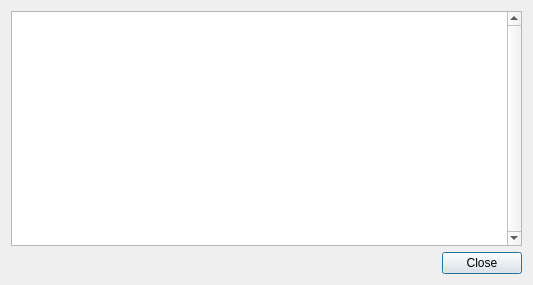
<ui version="4.0" >
 <class>EventHistory</class>
 <widget class="QDialog" name="EventHistory" >
  <property name="geometry" >
   <rect>
    <x>0</x>
    <y>0</y>
    <width>533</width>
    <height>285</height>
   </rect>
  </property>
  <property name="windowTitle" >
   <string>Event history</string>
  </property>
  <layout class="QGridLayout" >
   <item row="0" column="0" colspan="2" >
    <widget class="QTreeView" name="eventListView" >
     <property name="sizePolicy" >
      <sizepolicy vsizetype="Expanding" hsizetype="Expanding" >
       <horstretch>0</horstretch>
       <verstretch>0</verstretch>
      </sizepolicy>
     </property>
     <property name="verticalScrollBarPolicy" >
      <enum>Qt::ScrollBarAlwaysOn</enum>
     </property>
     <property name="selectionMode" >
      <enum>QAbstractItemView::NoSelection</enum>
     </property>
    </widget>
   </item>
   <item row="1" column="0" >
    <spacer>
     <property name="orientation" >
      <enum>Qt::Horizontal</enum>
     </property>
     <property name="sizeHint" >
      <size>
       <width>40</width>
       <height>20</height>
      </size>
     </property>
    </spacer>
   </item>
   <item row="1" column="1" >
    <widget class="QPushButton" name="closeButton" >
     <property name="text" >
      <string>Close</string>
     </property>
    </widget>
   </item>
  </layout>
 </widget>
 <layoutdefault spacing="6" margin="11" />
 <pixmapfunction>qPixmapFromMimeSource</pixmapfunction>
 <includes>
  <include location="local" >wpamsg.h</include>
 </includes>
 <resources/>
 <connections/>
</ui>
